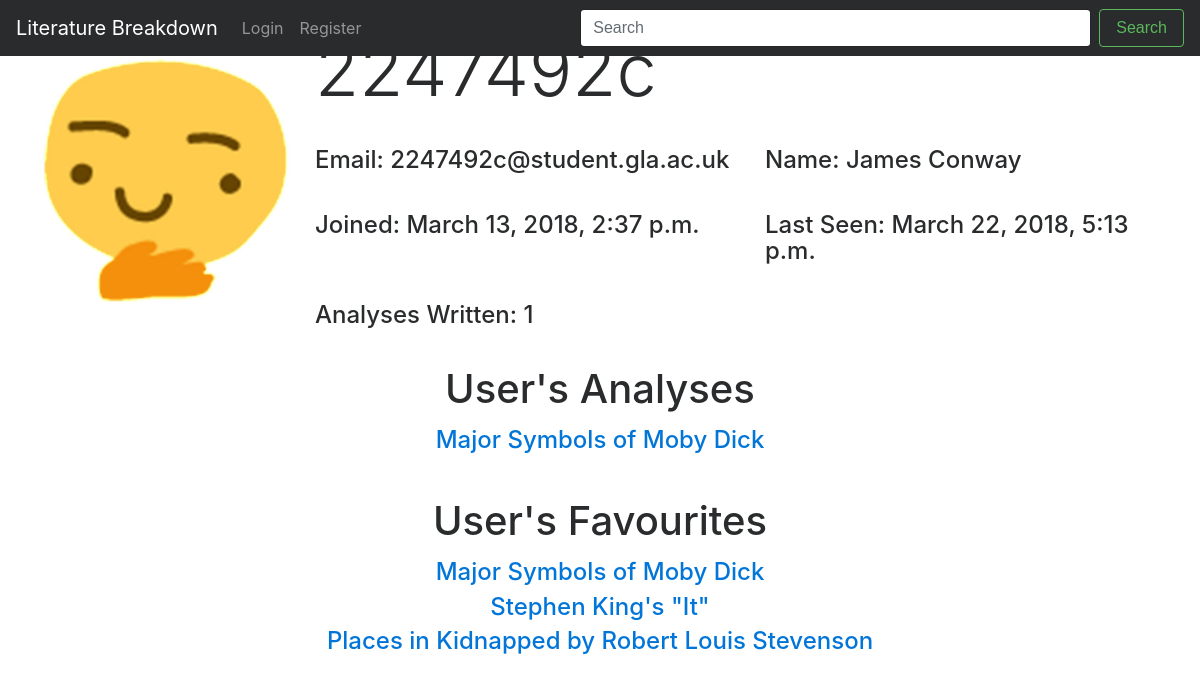
Page /literaturebreakdown/profile/2247492c/ on the earlier database version.
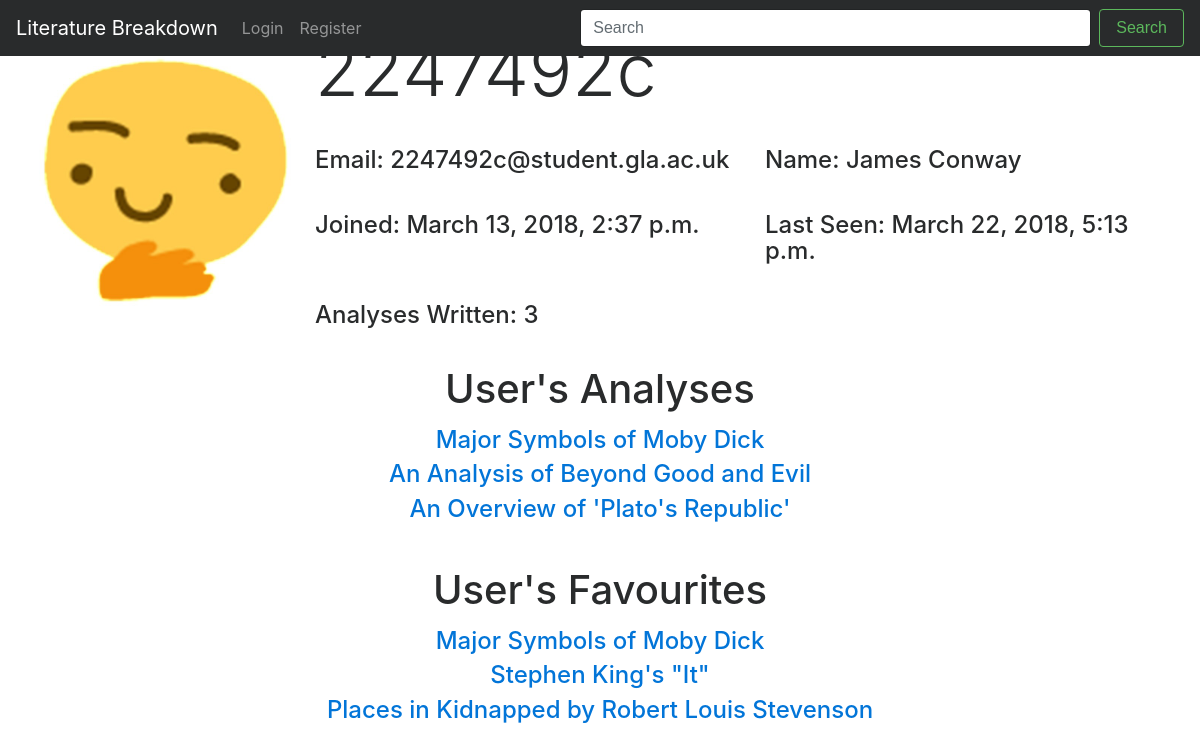
Same page on the later database version.
### lit/models.py (models this page shows, shortened)
class Article(models.Model):
    author = models.ForeignKey(UserProfile)
    date_published = models.CharField(max_length=8, unique=False)
    book = models.CharField(max_length=128, unique=False)
    views = models.IntegerField(default=0)
    title = models.CharField(max_length=128, unique=True)
    analysis = models.CharField(max_length=2500, unique=False)
    category = models.CharField(max_length=50)
    slug = models.SlugField()
    img = models.ImageField(upload_to='profile_images', blank=True)
    rating = models.FloatField(max_length=5.0, default=0.0)
    book_author = models.CharField(max_length=128, default="")
    book_published = models.CharField(max_length=128, default="")

### lit/views.py (the view)
# urls.py: url(r'^profile/(?P<username>[\w\-]+)/$', views.profile, name='profile'),
def profile(request, username):
    context_dict = {}
    try:
        user = User.objects.get(username=username)
    except User.DoesNotExist:
        return redirect('index')
    userprofile = UserProfile.objects.get_or_create(user=user)[0]
    articles = Article.objects.filter(author=userprofile)
    context_dict['userprofile'] = userprofile
    context_dict['articles'] = articles
    context_dict['numb_articles'] = len(articles)
    context_dict['selecteduser'] = user
    if Favourites.objects.filter(user=userprofile).exists():
        favourite = Favourites.objects.get(user=userprofile)
        favourites = favourite.fav_list.all()
        context_dict['favourites'] = favourites
    return render(request, 'lit/profile.html', context_dict)

### templates/lit/profile.html (shortened to what this page needs)
<!DOCTYPE html>
{% extends 'lit/base.html' %}
{% load staticfiles %}
{% block body_block %}
	<div class="row" style="padding-top:30px;">
		<div class="col-md-3">
			{% if userprofile.picture %}
			<img src="{{ MEDIA_URL }}{{ userprofile.picture }}"
				 width="300"
				 height="300"
				 alt={{ user.username }} />
			{% else %}
			<img src="http://lorempixel.com/300/300/people/"
				 width="300"
				 height="300"
				 alt={{ user.username }} />
			{% endif %}
		</div>
		<div class="col-md-9">
			<div class="row">
				<div class="col-md-10"><h1 class="display-3">{{ selecteduser.username }}</h1></div>
			</div>
			<div class="row" style="padding-top:30px;">
				<div class="col-md-6"><h4>Email: {{ selecteduser.email }}</h4></div>
				{% if selecteduser.first_name %}
				<div class="col-md-6"><h4>Name: {{ selecteduser.first_name }} {{ selecteduser.last_name }}</h4></div>
				{% endif %}
			</div>
			<div class="row" style="padding-top:30px;">
				<div class="col-md-6"><h4>Joined: {{ selecteduser.date_joined }}</h4></div>
				<div class="col-md-6"><h4>Last Seen: {{ selecteduser.last_login }}</h4></div>
			</div>
			<div class="row" style="padding-top:30px;">
				<div class="col-md-12"><h4>Analyses Written: {{ numb_articles }}</h4></div>
			</div>
		</div>
	</div>
	{% if articles %}
	<div style="padding-top:30px;">
		<h1 style="text-align:center">User's Analyses</h1>
		<p>
			{% for article in articles %}
			<h4 style="text-align: center"><a href="{% url 'show_article' article.slug %}">{{ article.title }}</a></h4>
			{% endfor %}
		</p>
	</div>
	{% endif %}
	{% if favourites %}
	<div style="padding-top:30px;">
		<h1 style="text-align:center">User's Favourites</h1>
		<p>
			{% for favourite in favourites %}
			<h4 style="text-align: center"><a href="{% url 'show_article' favourite.slug %}">{{ favourite.title }}</a></h4>
			{% endfor %}
		</p>
	</div>
	{% endif %}
{% endblock %}

Differences in the rows shown:
added Article: title "An Analysis of Beyond Good and Evil", shown under "User's Analyses"
added Article: title "An Overview of 'Plato's Republic'", shown under "User's Analyses"
Other differences:
{{ numb_articles }}: "1" → "3"
